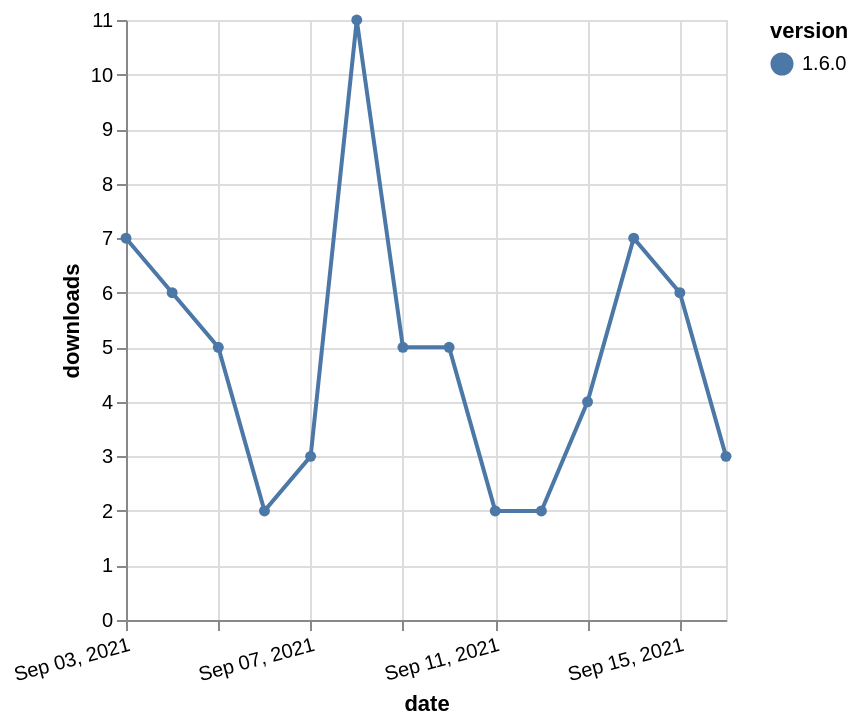

Vega-Lite specification for this chart:
### Vega-Lite specification from a JSON file in a GitHub repository (floating-point values rounded to 4 significant figures)
{"$schema": "https://vega.github.io/schema/vega-lite/v5.json", "description": "A simple bar chart with embedded data.", "data": {"values": [{"date": "2021-09-03", "total": 5518, "delta": 7, "version": "1.6.0"}, {"date": "2021-09-04", "total": 5524, "delta": 6, "version": "1.6.0"}, {"date": "2021-09-05", "total": 5529, "delta": 5, "version": "1.6.0"}, {"date": "2021-09-06", "total": 5531, "delta": 2, "version": "1.6.0"}, {"date": "2021-09-07", "total": 5534, "delta": 3, "version": "1.6.0"}, {"date": "2021-09-08", "total": 5545, "delta": 11, "version": "1.6.0"}, {"date": "2021-09-09", "total": 5550, "delta": 5, "version": "1.6.0"}, {"date": "2021-09-10", "total": 5555, "delta": 5, "version": "1.6.0"}, {"date": "2021-09-11", "total": 5557, "delta": 2, "version": "1.6.0"}, {"date": "2021-09-12", "total": 5559, "delta": 2, "version": "1.6.0"}, {"date": "2021-09-13", "total": 5563, "delta": 4, "version": "1.6.0"}, {"date": "2021-09-14", "total": 5570, "delta": 7, "version": "1.6.0"}, {"date": "2021-09-15", "total": 5576, "delta": 6, "version": "1.6.0"}, {"date": "2021-09-16", "total": 5579, "delta": 3, "version": "1.6.0"}]}, "width": "container", "mark": {"type": "line", "point": {"filled": true}}, "encoding": {"x": {"field": "date", "type": "temporal", "timeUnit": "yearmonthdate", "title": "date", "axis": {"labelAngle": -15}}, "y": {"field": "delta", "type": "quantitative", "title": "downloads"}, "color": {"field": "version", "type": "nominal"}, "tooltip": {"field": "delta"}}}
